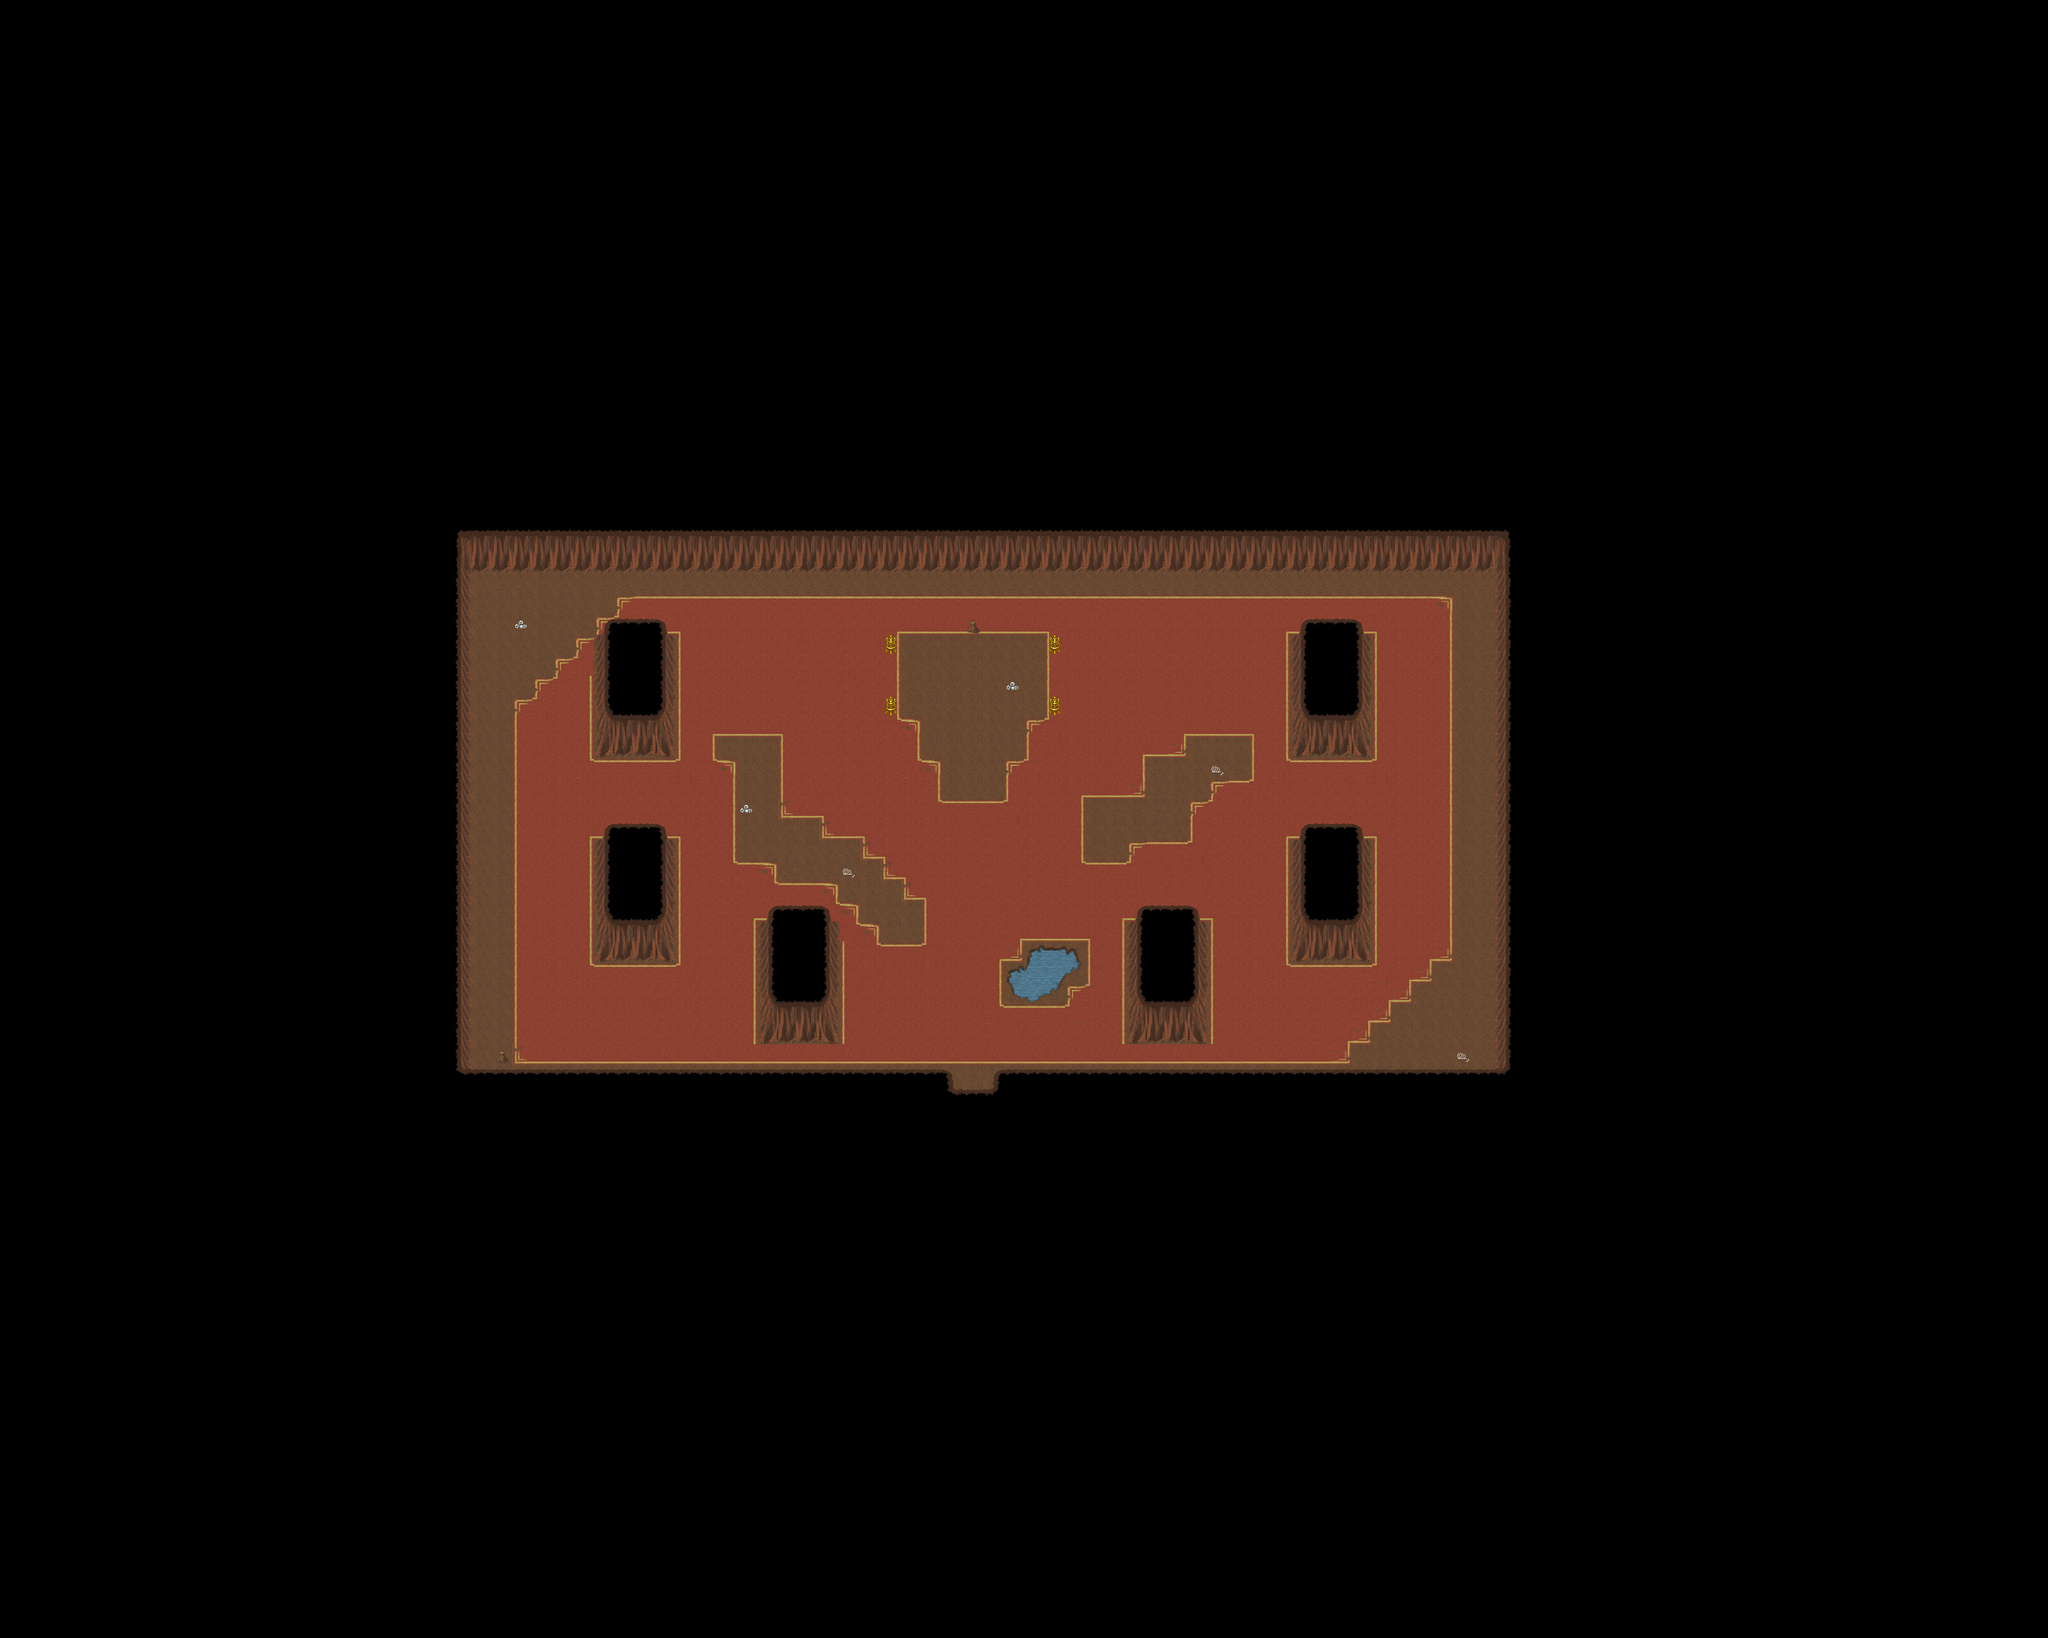

Rendered tile map (Tiled .tmx) drawn with the repository's tilesets; below, a short description and the map source with its tile grids summarised:
An orthogonal 100x80 tile map with 32x32 px tiles, 3 tile layers (Ground, Fringe, Over), 2 hidden layers not drawn, 2 tilesets and 4 objects (4x fixme).

<map version="1.8" tiledversion="1.8.0" orientation="orthogonal" renderorder="right-down" width="100" height="80" tilewidth="32" tileheight="32" infinite="0" nextlayerid="61" nextobjectid="9">
 <properties>
  <property name="background0image" value="graphics/images/spit23loginwallpaper_800x600.png" />
  <property name="author" value="Jesusalva" />
  <property name="license" value="GPL v2+, CC BY SA 4.0+" />
  <property name="manaplus version" value="2" />
  <property name="minimap" value="graphics/minimaps/001-13.png" />
  <property name="music" value="let_the_battles_begin.ogg" />
  <property name="name" value="Showdown" />
 </properties>
 <tileset firstgid="1" name="collision" tilewidth="32" tileheight="32" tilecount="9" columns="3">
  <image source="../graphics/tilesets/collision.png" width="96" height="96" />
 </tileset>
 <tileset firstgid="10" name="cave" tilewidth="32" tileheight="32" tilecount="128" columns="16">
  <image source="../graphics/tilesets/cave.png" width="512" height="256" />
 </tileset>
 <layer id="9" name="Ground" width="100" height="80">
  <data>[8000 cells, 7990 non-empty, 34 distinct tile ids]</data>
 </layer>
 <layer id="10" name="Fringe" width="100" height="80">
  <data>[8000 cells, 16 non-empty, 10 distinct tile ids]</data>
 </layer>
 <layer id="11" name="Over" width="100" height="80">
  <data>[8000 cells, 78 non-empty, 5 distinct tile ids]</data>
 </layer>
 <layer id="12" name="Collision" width="100" height="80" visible="0">
  <data>[8000 cells, 6909 non-empty, 2 distinct tile ids]</data>
 </layer>
 <layer id="13" name="Heights" width="100" height="80" visible="0">
  <data>[8000 cells, 0 non-empty, 0 distinct tile ids]</data>
 </layer>
 <objectgroup id="7" name="Objects">
  <object id="1" name="Margin" type="fixme" x="0" y="0" width="640" height="640" />
  <object id="3" name="Margin" type="fixme" x="0" y="1920" width="640" height="640" />
  <object id="5" name="Margin" type="fixme" x="2560" y="1920" width="640" height="640" />
  <object id="6" name="Margin" type="fixme" x="2560" y="0" width="640" height="640" />
 </objectgroup>
</map>
